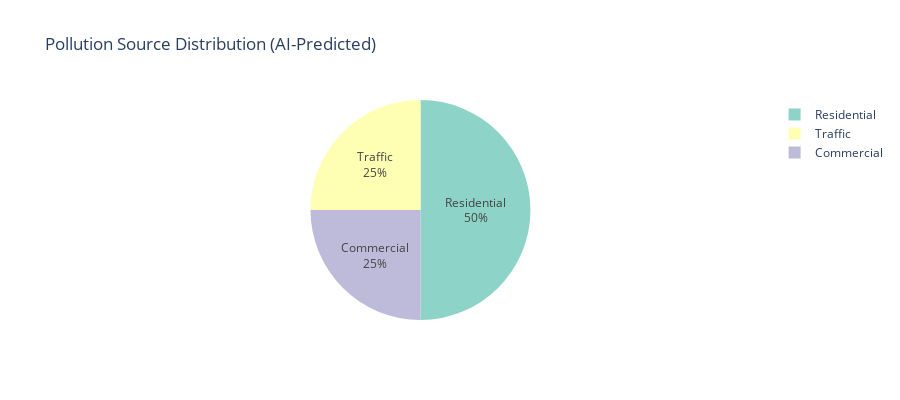

The code cell stored with this chart in its notebook:
### Code cell
# Cell 11: Create Pollution Source Analysis
print("🏭 CREATING POLLUTION SOURCE ANALYSIS...")

def create_source_analysis():
    """Create pollution source distribution and analysis"""
    
    # Use model predictions if available, otherwise use area types
    if has_predictions and 'predicted_source' in pred_df.columns:
        source_data = pred_df
        source_col = 'predicted_source'
        title_suffix = ' (AI-Predicted)'
    else:
        source_data = df
        source_col = 'area_type' 
        title_suffix = ' (by Area Type)'
    
    source_counts = source_data[source_col].value_counts()
    
    # Create pie chart
    fig_pie = px.pie(
        values=source_counts.values,
        names=source_counts.index,
        title=f'Pollution Source Distribution{title_suffix}',
        color_discrete_sequence=px.colors.qualitative.Set3
    )
    
    fig_pie.update_traces(textposition='inside', textinfo='percent+label')
    fig_pie.update_layout(height=400)
    
    # Create bar chart with pollution levels by source
    if source_col in df.columns:
        source_pollution = df.groupby(source_col).agg({
            'PM2.5': 'mean',
            'PM10': 'mean',
            'NO2': 'mean'
        }).reset_index()
        
        fig_bar = go.Figure()
        
        pollutants = ['PM2.5', 'PM10', 'NO2']
        colors = ['red', 'orange', 'purple']
        
        for poll, color in zip(pollutants, colors):
            fig_bar.add_trace(go.Bar(
                name=poll,
                x=source_pollution[source_col],
                y=source_pollution[poll],
                marker_color=color
            ))
        
        fig_bar.update_layout(
            title=f'Average Pollution Levels by {source_col.replace("_", " ").title()}',
            xaxis_title='Source Type',
            yaxis_title='Concentration (μg/m³)',
            barmode='group',
            height=400,
            template='plotly_white'
        )
        
        return fig_pie, fig_bar
    
    return fig_pie, None

# Display source analysis
source_pie, source_bar = create_source_analysis()
source_pie.show()

if source_bar:
    source_bar.show()

### Figure 1 — Plotly figure (JSON) as saved in the notebook; plotly's stock layout.template omitted (floating-point values rounded to 4 significant figures)
{"data": [{"domain": {"x": [0, 1], "y": [0, 1]}, "hovertemplate": "label=%{label}<br>value=%{value}<extra></extra>", "labels": ["Residential", "Traffic", "Commercial"], "legendgroup": "", "name": "", "showlegend": true, "textinfo": "percent+label", "textposition": "inside", "type": "pie", "values": [4, 2, 2]}], "layout": {"height": 400, "legend": {"tracegroupgap": 0}, "piecolorway": ["rgb(141,211,199)", "rgb(255,255,179)", "rgb(190,186,218)", "rgb(251,128,114)", "rgb(128,177,211)", "rgb(253,180,98)", "rgb(179,222,105)", "rgb(252,205,229)", "rgb(217,217,217)", "rgb(188,128,189)", "rgb(204,235,197)", "rgb(255,237,111)"], "title": {"text": "Pollution Source Distribution (AI-Predicted)"}}}
